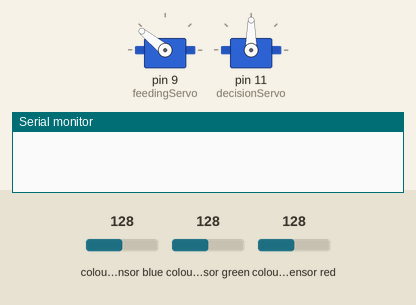
The sketch below on a simulated Arduino Uno, built with avr-gcc and run on an emulated ATmega328P. On the bench: 2 × servo, the last lines printed to the serial monitor. Wiring (inferred from the names in the program): TCS3200 colour sensor: output pin 6; S2 pin 4; S3 pin 5; S0 pin 2; S1 pin 3. The inputs (shaded band) are chosen by the test bench; at power-on: colour sensor green 128, colour sensor blue 128, colour sensor red 128.

Above: at 1.2 s.
1.3 s: colour sensor green set to 112
At 3.1 s:
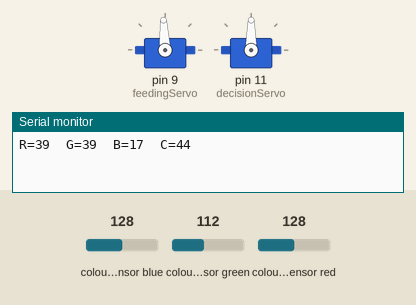
4.3 s: colour sensor green set to 104
At 4.66 s:
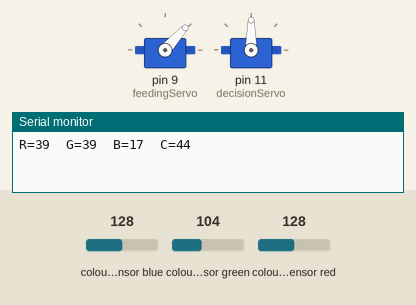
At 10.67 s:
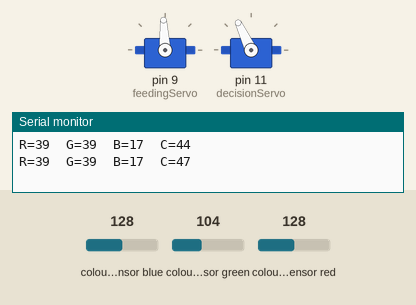
Timing chart, 0 to 13.3 s (numbered marks = the images above; inputs shaded):
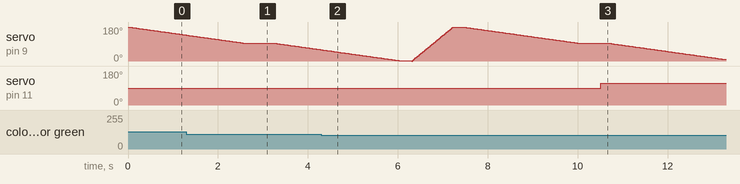

Measured:
- the behaviour switches between 108 and 107 on colour sensor green (found by bisection; images 1 and 2)
- after the input at 4.3 s, servo on pin 11 (decisionServo): 90° → 115° after 6.2 s

The sketch:

ColorSorting_CR.ino
```cpp
#include<Servo.h>

//Define the pins of the color sensor
#define s0 2 //S0 pin of the sensor on Arduino pin#2
#define s1 3 //S1 pin of the sensor on Arduino pin#3
#define s2 4 //S2 pin of the sensor on Arduino pin#4
#define s3 5 //S3 pin of the sensor on Arduino pin#5
#define sensorOut 6 //Output pin of the sensor on Arduino pin#6


//Variable to save the data coming from the sensorOut
int frequency = 0;

// Variable to save the color
byte identifiedColor = 0;

//Declaring Servos

Servo feedingServo;
Servo decisionServo;

//Declaring general delays
byte smallDelay_ms = 5;
byte mediumDelay_ms = 30;
byte bigDelay_ms = 1000;
byte veryBigDelay_ms = 2000;


//Delcaring position of the feederServo
byte pos1FeederServo = 180;
byte pos2FeederServo = 92;
byte pos3FeederServo = 0;

//Delcaring position of the decisionServo
byte decisionServo_RED = 14;
byte decisionServo_ORANGE = 53;
byte decisionServo_GREEN = 85;
byte decisionServo_YELLOW = 115;
byte decisionServo_PURPLE = 165;

void setup() {

  //Set the pins of the Color Sensor
  pinMode (s0, OUTPUT);
  pinMode (s1, OUTPUT);
  pinMode (s2, OUTPUT);
  pinMode (s3, OUTPUT);
  pinMode (sensorOut, INPUT);

  /* The pins S0 & S1 works for the frequency scaling
      L - L = Power Down
      L - H = 2%
      H - L = 20%
      H - H = 100%
  */
  //Using at 100%
  digitalWrite(s0, HIGH);
  digitalWrite(s1, HIGH);

  //Attaching the Servos
  feedingServo.attach (9);
  decisionServo.attach(11);

  //Set the serial communication in bytes per second
  Serial.begin(9600);

}//Close setup

void loop() {

  //Write "steps" of 1 degree to the servo until pos2 (Sensor position)
  for (int i = pos1FeederServo; i > pos2FeederServo ; i--) {

    feedingServo.write (i);
    delay (mediumDelay_ms);

  }//close for loop

  //Delay to stabilize readings
  delay(bigDelay_ms);

  //We launch the Function getTheColor
  identifiedColor = getTheColor();

  //Switch Case to decide wich color are we reading
  /*********IMPORTANT********
   * Please calibrate your Servos and the TCS3200 sensor before uploading this program,
   * Depending on mechanical installation the positions of the servos may change
   * Also the TCS3200 can give you different readings compared to mines
   * because of the ambient lighting (light changes in general)
   */
  switch (identifiedColor) {

    //Case for Red
    case 1:
      decisionServo.write (decisionServo_RED);
      break;

    //Case for Orange
    case 2:
      decisionServo.write (decisionServo_ORANGE);
      break;

    //Case for Green
    case 3:
      decisionServo.write (decisionServo_GREEN);
      break;

    //Case for Yellow
    case 4:
      decisionServo.write (decisionServo_YELLOW);
      break;

    //Case for Purple
    case 5:
      decisionServo.write (decisionServo_PURPLE);
      break;

  }// close Switch Case

  //Delay to exit position
  delay(bigDelay_ms);


  //Move Feeding servo to exit position
  for (int i = pos2FeederServo; i > pos3FeederServo; i--) {

    feedingServo.write (i);
    delay (mediumDelay_ms);

  }//Close for loop - Servo to Exit Position

  //Delay to return servo
  delay(bigDelay_ms);


  //Return the Feeding Servo to initial position
  for (int i = pos3FeederServo; i < pos1FeederServo ; i++) {

    feedingServo.write (i);
    delay (smallDelay_ms);
  }//Close for loop - Servo initial Position


  //Return the Value to 0
  identifiedColor = 0;

  //Delay to begin again
  delay (veryBigDelay_ms);

}//close loop

/*-----User Defined Function-----
   Function Definition:
   getTheColor

   Purpose:
   Apply the filters on the photodiodes to get the R,G&B values

   Return value:
   color      The combination of  R, G , B , C values to decide the color.

    ****Important****
    It is recommended to run the program alone
    With an excel document and the serial monitor open
    check the readings to find the values for each color and change those values below
*/

int getTheColor() {


  //---Read RED values... S2 LOW - S3 LOW---
  digitalWrite(s2, LOW);
  digitalWrite(s3, LOW);
  frequency = pulseIn(sensorOut, LOW);

  int redValue = frequency;

  Serial.print("R=");
  Serial.print(redValue);
  Serial.print("  ");

  delay(50);

  //---Read Green values ... S2 LOW - S3 HIGH---
  digitalWrite(s2, LOW);
  digitalWrite(s3, HIGH);
  frequency = pulseIn(sensorOut, LOW);

  int greenValue = frequency;

  Serial.print("G=");
  Serial.print(greenValue);
  Serial.print("  ");

  delay(50);


  //---Read Blue values ... S2 HIGH - S3 LOW---
  digitalWrite(s2, HIGH);
  digitalWrite(s3, LOW);
  frequency = pulseIn(sensorOut, LOW);

  int blueValue = frequency ;

  Serial.print("B=");
  Serial.print(blueValue);
  Serial.print("  ");

  delay(50);


    //---Read Clear values ... S2 HIGH - S3 HIGH---
  digitalWrite(s2, HIGH);
  digitalWrite(s3, HIGH);
  frequency = pulseIn(sensorOut, LOW);

  int clearValue = frequency ;

  Serial.print("C=");
  Serial.print(clearValue);
  Serial.println("  ");

  delay(50);


  //////////Parameters for Red//////////
  if (greenValue<60 & greenValue>40 & clearValue<68 & clearValue>=55 ) {
    identifiedColor = 1; // Red
  }

  //////////Parameters for Orange//////////
  if (redValue<60 & redValue>50  & clearValue<75 & clearValue>=65) {
    identifiedColor = 2; // Orange
  }


  //////////Parameters for Green//////////
  if (greenValue<80 & greenValue>55 & clearValue<80 & clearValue>55 ) {
    identifiedColor = 3; // Green
  }

  //////////Parameters for Yellow//////////
  if (blueValue<35 & blueValue>15 & clearValue<75 & clearValue>45 ) {
    identifiedColor = 4; // Yellow
  }

  //////////Parameters for Purple//////////
  if ( redValue<49 & redValue>39  & clearValue<65 & clearValue>50) {
    identifiedColor = 5; // Purple
  }


  //--- Return the value found---
  return identifiedColor;

}//Close Function getTheColor
```
